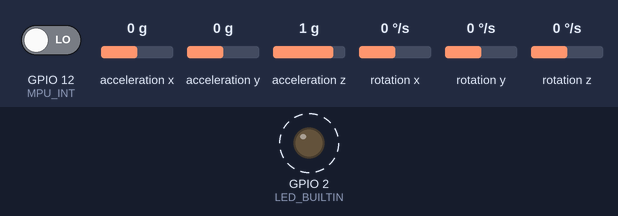
This sketch was run on a simulated ESP8266 (NodeMCU). On the bench: output pins drawn as LEDs (lit = HIGH, except the on-board LED, lit = LOW). Dashed ring = blinking. Inputs (shaded band) come from the test bench; at power-on: GPIO 12 (MPU_INT) LOW, acceleration x 0 g, acceleration y 0 g, acceleration z 1 g, rotation x 0 °/s, rotation y 0 °/s, rotation z 0 °/s. The sensor or clock chip raises its interrupt line as the real part does; what the sketch prints to the serial monitor is not drawn.

Above: at 0.55 s.
Timing chart, 0 to 3.5 s (numbered marks = the images above):
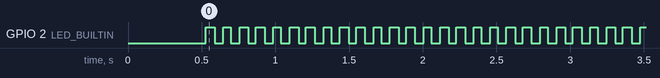

The sketch:

MPU6050_DMP6.ino
```cpp
// I2C device class (I2Cdev) demonstration Arduino sketch for MPU6050 class using DMP (MotionApps v2.0)
// 6/21/2012 by Jeff Rowberg <jeff@rowberg.net>
// Updates should (hopefully) always be available at https://github.com/jrowberg/i2cdevlib
//
// Changelog:
//      2019-07-08 - Added Auto Calibration and offset generator
//		   - and altered FIFO retrieval sequence to avoid using blocking code
//      2016-04-18 - Eliminated a potential infinite loop
//      2013-05-08 - added seamless Fastwire support
//                 - added note about gyro calibration
//      2012-06-21 - added note about Arduino 1.0.1 + Leonardo compatibility error
//      2012-06-20 - improved FIFO overflow handling and simplified read process
//      2012-06-19 - completely rearranged DMP initialization code and simplification
//      2012-06-13 - pull gyro and accel data from FIFO packet instead of reading directly
//      2012-06-09 - fix broken FIFO read sequence and change interrupt detection to RISING
//      2012-06-05 - add gravity-compensated initial reference frame acceleration output
//                 - add 3D math helper file to DMP6 example sketch
//                 - add Euler output and Yaw/Pitch/Roll output formats
//      2012-06-04 - remove accel offset clearing for better results (thanks Sungon Lee)
//      2012-06-01 - fixed gyro sensitivity to be 2000 deg/sec instead of 250
//      2012-05-30 - basic DMP initialization working

/* ============================================
I2Cdev device library code is placed under the MIT license
Copyright (c) 2012 Jeff Rowberg

Permission is hereby granted, free of charge, to any person obtaining a copy
of this software and associated documentation files (the "Software"), to deal
in the Software without restriction, including without limitation the rights
to use, copy, modify, merge, publish, distribute, sublicense, and/or sell
copies of the Software, and to permit persons to whom the Software is
furnished to do so, subject to the following conditions:

The above copyright notice and this permission notice shall be included in
all copies or substantial portions of the Software.

THE SOFTWARE IS PROVIDED "AS IS", WITHOUT WARRANTY OF ANY KIND, EXPRESS OR
IMPLIED, INCLUDING BUT NOT LIMITED TO THE WARRANTIES OF MERCHANTABILITY,
FITNESS FOR A PARTICULAR PURPOSE AND NONINFRINGEMENT. IN NO EVENT SHALL THE
AUTHORS OR COPYRIGHT HOLDERS BE LIABLE FOR ANY CLAIM, DAMAGES OR OTHER
LIABILITY, WHETHER IN AN ACTION OF CONTRACT, TORT OR OTHERWISE, ARISING FROM,
OUT OF OR IN CONNECTION WITH THE SOFTWARE OR THE USE OR OTHER DEALINGS IN
THE SOFTWARE.
===============================================
*/

// I2Cdev and MPU6050 must be installed as libraries, or else the .cpp/.h files
// for both classes must be in the include path of your project
#include "I2Cdev.h"

#include "MPU6050_6Axis_MotionApps20.h"
//#include "MPU6050.h" // not necessary if using MotionApps include file

// Arduino Wire library is required if I2Cdev I2CDEV_ARDUINO_WIRE implementation
// is used in I2Cdev.h
#if I2CDEV_IMPLEMENTATION == I2CDEV_ARDUINO_WIRE
#include "Wire.h"
#endif

// class default I2C address is 0x68
// specific I2C addresses may be passed as a parameter here
// AD0 low = 0x68 (default for SparkFun breakout and InvenSense evaluation board)
// AD0 high = 0x69
MPU6050 mpu;
//MPU6050 mpu(0x69); // <-- use for AD0 high

/* =========================================================================
   NOTE: In addition to connection 3.3v, GND, SDA, and SCL, this sketch
   depends on the MPU-6050's INT pin being connected to the Arduino's
   external interrupt #0 pin. On the Arduino Uno and Mega 2560, this is
   digital I/O pin 2.
 * ========================================================================= */

/* =========================================================================
   NOTE: Arduino v1.0.1 with the Leonardo board generates a compile error
   when using Serial.write(buf, len). The Teapot output uses this method.
   The solution requires a modification to the Arduino USBAPI.h file, which
   is fortunately simple, but annoying. This will be fixed in the next IDE
   release. For more info, see these links:

   http://arduino.cc/forum/index.php/topic,109987.0.html
   http://code.google.com/p/arduino/issues/detail?id=958
 * ========================================================================= */

long previousMillis = 0;
long currentMillis = 0;
#define INTERVAL 50  //50ms, so 20Hz

// uncomment "OUTPUT_READABLE_QUATERNION" if you want to see the actual
// quaternion components in a [w, x, y, z] format (not best for parsing
// on a remote host such as Processing or something though)
#define OUTPUT_READABLE_QUATERNION

// uncomment "OUTPUT_READABLE_EULER" if you want to see Euler angles
// (in degrees) calculated from the quaternions coming from the FIFO.
// Note that Euler angles suffer from gimbal lock (for more info, see
// http://en.wikipedia.org/wiki/Gimbal_lock)
//#define OUTPUT_READABLE_EULER

// uncomment "OUTPUT_READABLE_YAWPITCHROLL" if you want to see the yaw/
// pitch/roll angles (in degrees) calculated from the quaternions coming
// from the FIFO. Note this also requires gravity vector calculations.
// Also note that yaw/pitch/roll angles suffer from gimbal lock (for
// more info, see: http://en.wikipedia.org/wiki/Gimbal_lock)
//#define OUTPUT_READABLE_YAWPITCHROLL

// uncomment "OUTPUT_READABLE_REALACCEL" if you want to see acceleration
// components with gravity removed. This acceleration reference frame is
// not compensated for orientation, so +X is always +X according to the
// sensor, just without the effects of gravity. If you want acceleration
// compensated for orientation, us OUTPUT_READABLE_WORLDACCEL instead.
//#define OUTPUT_READABLE_REALACCEL

// uncomment "OUTPUT_READABLE_WORLDACCEL" if you want to see acceleration
// components with gravity removed and adjusted for the world frame of
// reference (yaw is relative to initial orientation, since no magnetometer
// is present in this case). Could be quite handy in some cases.
//#define OUTPUT_READABLE_WORLDACCEL

// uncomment "OUTPUT_TEAPOT" if you want output that matches the
// format used for the InvenSense teapot demo
//#define OUTPUT_TEAPOT

#define MPU_INT 12  // use pin 2 on Arduino Uno & most boards
bool blinkState = false;

// orientation/motion vars
Quaternion q;         // [w, x, y, z]         quaternion container
VectorInt16 aa;       // [x, y, z]            accel sensor measurements
VectorInt16 aaReal;   // [x, y, z]            gravity-free accel sensor measurements
VectorInt16 aaWorld;  // [x, y, z]            world-frame accel sensor measurements
VectorFloat gravity;  // [x, y, z]            gravity vector
float euler[3];       // [psi, theta, phi]    Euler angle container
float ypr[3];         // [yaw, pitch, roll]   yaw/pitch/roll container and gravity vector

// packet structure for InvenSense teapot demo
uint8_t teapotPacket[14] = { '$', 0x02, 0, 0, 0, 0, 0, 0, 0, 0, 0x00, 0x00, '\r', '\n' };

// ================================================================
// ===               INTERRUPT DETECTION ROUTINE                ===
// ================================================================

volatile bool mpuInterrupt = false;  // indicates whether MPU interrupt pin has gone high
// MPU control/status vars
bool dmpReady = false;  // set true if DMP init was successfu
uint8_t mpuIntStatus;   // holds actual interrupt status byte from MPU
// MPU control/status vars
uint8_t devStatus;       // return status after each device operation (0 = success, !0 = error)
uint16_t packetSize;     // expected DMP packet size (default is 42 bytes)
uint16_t fifoCount;      // count of all bytes currently in FIFO
uint8_t fifoBuffer[64];  // FIFO storage buffer

void ICACHE_RAM_ATTR dmpDataReady() {
  mpuInterrupt = true;
}

// ================================================================
// ===                      INITIAL SETUP                       ===
// ================================================================

void setup() {
// join I2C bus (I2Cdev library doesn't do this automatically)
#if I2CDEV_IMPLEMENTATION == I2CDEV_ARDUINO_WIRE
  Wire.begin();
  Wire.setClock(400000);  // 400kHz I2C clock. Comment this line if having compilation difficulties
#elif I2CDEV_IMPLEMENTATION == I2CDEV_BUILTIN_FASTWIRE
  Fastwire::setup(400, true);
#endif

  // initialize serial communication
  // (115200 chosen because it is required for Teapot Demo output, but it's
  // really up to you depending on your project)
  Serial.begin(115200);
  while (!Serial)
    ;  // wait for Leonardo enumeration, others continue immediately

  // NOTE: 8MHz or slower host processors, like the Teensy @ 3.3V or Arduino
  // Pro Mini running at 3.3V, cannot handle this baud rate reliably due to
  // the baud timing being too misaligned with processor ticks. You must use
  // 38400 or slower in these cases, or use some kind of external separate
  // crystal solution for the UART timer.

  // initialize device
  Serial.println(F("Initializing I2C devices..."));
  mpu.initialize();
  pinMode(MPU_INT, INPUT);

  // verify connection
  Serial.println(F("Testing device connections..."));
  Serial.println(mpu.testConnection() ? F("MPU6050 connection successful") : F("MPU6050 connection failed"));

  // wait for ready
  Serial.println(F("\nSend any character to begin DMP programming and demo: "));

  // load and configure the DMP
  Serial.println(F("Initializing DMP..."));
  devStatus = mpu.dmpInitialize();

  // supply your own gyro offsets here, scaled for min sensitivity
  mpu.setXGyroOffset(103);
  mpu.setYGyroOffset(20);
  mpu.setZGyroOffset(0);
  mpu.setZAccelOffset(595);  // 1688 factory default for my test chip

  // make sure it worked (returns 0 if so)
  if (devStatus == 0) {
    // Calibration Time: generate offsets and calibrate our MPU6050
    mpu.CalibrateAccel(6);
    mpu.CalibrateGyro(6);
    mpu.PrintActiveOffsets();
    // turn on the DMP, now that it's ready
    Serial.println(F("Enabling DMP..."));
    mpu.setDMPEnabled(true);

    // enable Arduino interrupt detection
    Serial.print(F("Enabling interrupt detection (Arduino external interrupt "));
    Serial.print(digitalPinToInterrupt(MPU_INT));
    Serial.println(F(")..."));
    attachInterrupt(digitalPinToInterrupt(MPU_INT), dmpDataReady, RISING);
    mpuIntStatus = mpu.getIntStatus();

    // set our DMP Ready flag so the main loop() function knows it's okay to use it
    Serial.println(F("DMP ready! Waiting for first interrupt..."));
    dmpReady = true;

    // get expected DMP packet size for later comparison
    packetSize = mpu.dmpGetFIFOPacketSize();
  } else {
    // ERROR!
    // 1 = initial memory load failed
    // 2 = DMP configuration updates failed
    // (if it's going to break, usually the code will be 1)
    Serial.print(F("DMP Initialization failed (code "));
    Serial.print(devStatus);
    Serial.println(F(")"));
  }

  // configure LED for output
  pinMode(LED_BUILTIN, OUTPUT);
}

// ================================================================
// ===                    MAIN PROGRAM LOOP                     ===
// ================================================================

void loop() {
  // if programming failed, don't try to do anything
  if (!dmpReady) return;
  // wait for MPU interrupt or extra packet(s) available
  if (!mpuInterrupt) return;

  // reset interrupt flag and get INT_STATUS byte
  mpuInterrupt = false;
  mpuIntStatus = mpu.getIntStatus();

  // read a packet from FIFO
  if (mpu.dmpGetCurrentFIFOPacket(fifoBuffer)) {  // Get the Latest packet
#ifdef OUTPUT_READABLE_QUATERNION
    // display quaternion values in easy matrix form: w x y z
    mpu.dmpGetQuaternion(&q, fifoBuffer);
    Serial.print("quat\t");
    Serial.print(q.w);
    Serial.print("\t");
    Serial.print(q.x);
    Serial.print("\t");
    Serial.print(q.y);
    Serial.print("\t");
    Serial.println(q.z);
#endif

#ifdef OUTPUT_READABLE_EULER
    // display Euler angles in degrees
    mpu.dmpGetQuaternion(&q, fifoBuffer);
    mpu.dmpGetEuler(euler, &q);
    Serial.print("euler\t");
    Serial.print(euler[0] * 180 / M_PI);
    Serial.print("\t");
    Serial.print(euler[1] * 180 / M_PI);
    Serial.print("\t");
    Serial.println(euler[2] * 180 / M_PI);
#endif

#ifdef OUTPUT_READABLE_YAWPITCHROLL
    // display Euler angles in degrees
    mpu.dmpGetQuaternion(&q, fifoBuffer);
    mpu.dmpGetGravity(&gravity, &q);
    mpu.dmpGetYawPitchRoll(ypr, &q, &gravity);
    Serial.print("ypr\t");
    Serial.print(ypr[0] * 180 / M_PI);
    Serial.print("\t");
    Serial.print(ypr[1] * 180 / M_PI);
    Serial.print("\t");
    Serial.println(ypr[2] * 180 / M_PI);
#endif

#ifdef OUTPUT_READABLE_REALACCEL
    // display real acceleration, adjusted to remove gravity
    mpu.dmpGetQuaternion(&q, fifoBuffer);
    mpu.dmpGetAccel(&aa, fifoBuffer);
    mpu.dmpGetGravity(&gravity, &q);
    mpu.dmpGetLinearAccel(&aaReal, &aa, &gravity);
    Serial.print("areal\t");
    Serial.print(aaReal.x);
    Serial.print("\t");
    Serial.print(aaReal.y);
    Serial.print("\t");
    Serial.println(aaReal.z);
#endif

#ifdef OUTPUT_READABLE_WORLDACCEL
    // display initial world-frame acceleration, adjusted to remove gravity
    // and rotated based on known orientation from quaternion
    mpu.dmpGetQuaternion(&q, fifoBuffer);
    mpu.dmpGetAccel(&aa, fifoBuffer);
    mpu.dmpGetGravity(&gravity, &q);
    mpu.dmpGetLinearAccel(&aaReal, &aa, &gravity);
    mpu.dmpGetLinearAccelInWorld(&aaWorld, &aaReal, &q);
    Serial.print("aworld\t");
    Serial.print(aaWorld.x);
    Serial.print("\t");
    Serial.print(aaWorld.y);
    Serial.print("\t");
    Serial.println(aaWorld.z);
#endif

#ifdef OUTPUT_TEAPOT
    // display quaternion values in InvenSense Teapot demo format:
    teapotPacket[2] = fifoBuffer[0];
    teapotPacket[3] = fifoBuffer[1];
    teapotPacket[4] = fifoBuffer[4];
    teapotPacket[5] = fifoBuffer[5];
    teapotPacket[6] = fifoBuffer[8];
    teapotPacket[7] = fifoBuffer[9];
    teapotPacket[8] = fifoBuffer[12];
    teapotPacket[9] = fifoBuffer[13];
    Serial.write(teapotPacket, 14);
    teapotPacket[11]++;  // packetCount, loops at 0xFF on purpose
#endif
    // Record the time
    currentMillis = millis();
    // If the time interval has passed, publish the number of ticks,
    // and calculate the velocities.
    if (currentMillis - previousMillis > INTERVAL) {
      previousMillis = currentMillis;
      // blink LED to indicate activity
      blinkState = !blinkState;
      digitalWrite(LED_BUILTIN, blinkState);
    }
  }
}
```

Measured:
- by itself, GPIO 2 (LED_BUILTIN): alternates HIGH for 0.06 s and LOW for 0.06 s
